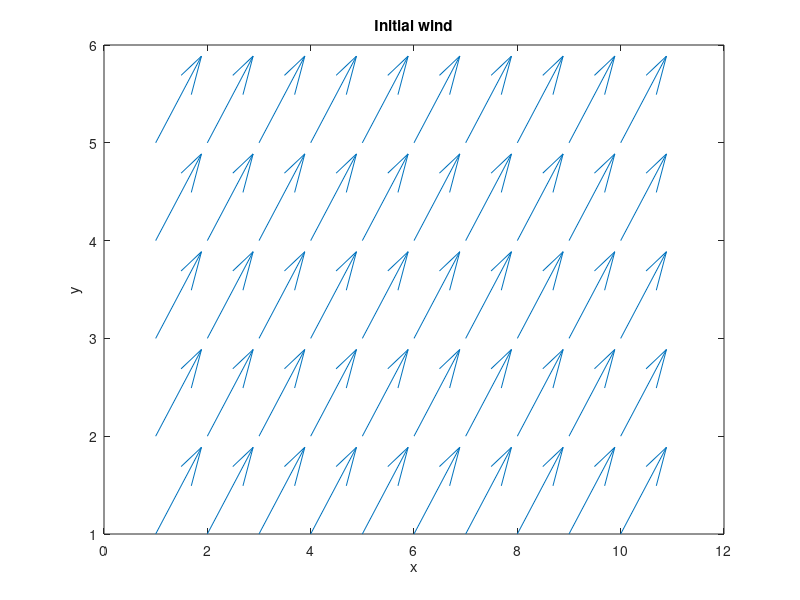
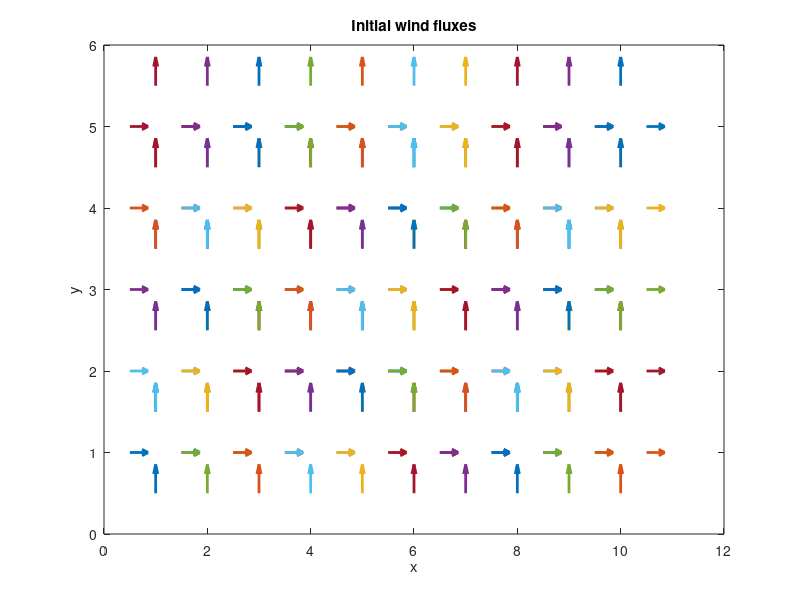

Source code (MATLAB) for these figures, in order: (Note: this script raises an error after producing the figures.)
% dimension
n = [10,5];
fprintf('linear array of %ix%i cells\n',n(1),n(2))
% grid (regular for the moment)
[x,y] = meshgrid(1:n(1),1:n(2));
xx = x'; yy = y';

% # x continuity constraints
nt1 = (n(1)-1)*n(2);
% # y continuity constraints
nt2 = n(1)*(n(2)-1);
% # ground flux conditions
nt3 = n(1);
c_constraints = nt1+nt2+nt3;

% # fluxes per element
factor = 4;
% initialize matrices
B=sparse(factor*prod(n));
D=sparse(prod(n),factor*prod(n));
A=sparse(factor*prod(n));
E=sparse(size(n,2)*prod(n),factor*prod(n));
t1 = sparse(nt1,factor*prod(n));
t2 = sparse(nt2,factor*prod(n));
t3 = sparse(nt3,factor*prod(n));
v0f = zeros(factor*prod(n),1);
% make them full if small
if prod(n)<200, B=full(B);D=full(D);E=full(E);A=full(A);t1=full(t1);t2=full(t2);t3=full(t3); end
% create block matrices
for i=1:prod(n)
    s=(i-1)*factor+1:i*factor; % span of local dofs
    t=(i-1)*size(n,2)+1:i*size(n,2);
    A(s,s)=diag([1,1,2,2]);
    B(s,s)=[-1,0,0,0;0,1,0,0;0,0,-1,0;0,0,0,1];
    D(i,s)=[1,1,1,1];
    E(t,s)=[-.5,.5,0,0;0,0,-.5,.5];
    v0f(s)=[-1,1,-1,1]; % initial wind flux
    % continuity conditions
    [xi,yi]=ind2sub(n,i);    
    if xi > 1
        t1((xi-1)+(yi-1)*(n(1)-1),s(1)) = 1;
    end
    if xi < n(1)
        t1(xi+(yi-1)*(n(1)-1),s(2)) = 1;
    end
    if yi > 1
        t2((yi-1)+(xi-1)*(n(2)-1),s(3)) = 1;
    end
    if yi < n(2)
        t2(yi+(xi-1)*(n(2)-1),s(4)) = 1;
    end
    if yi==1
        t3(xi,s(3)) = 1;
    end
end
C = [t1;t2;t3];
% check that they are the same number computed before
if size(C,1) ~= c_constraints
    error('number of constraints different than indices computed!') 
end
% initial wind flow at the middle of the cells
u0=E*v0f;
% plot initial wind
figure, quiver(xx(:),yy(:),u0(1:2:end),u0(2:2:end)), xlabel('x'), ylabel('y'), title('Initial wind')
% plot initial fluxes
vv0f = B*v0f;
figure, for i=1:prod(n), s=(i-1)*factor+1:i*factor; [xi,yi]=ind2sub(n,i); quiver([xi-.5,xi+.5,xi,xi],[yi,yi,yi-.5,yi+.5],[vv0f(s(1:2))',0,0],[0,0,vv0f(s(3:4))'],.5,'LineWidth',2), hold on, end, xlabel('x'), ylabel('y'), title('Initial wind fluxes')
% need initial Cartesian wind instead of flux
v0=B*v0f; 
% solve mass-consistent using saddle problem
saddle_sparse
% show matrix M if it is small
if prod(n)<10,M,end
% transform fluxes into cartesian winds at the centers
u=E*v;
% plot resulting wind
figure, quiver(xx(:),yy(:),u(1:2:end),u(2:2:end)), xlabel('x'), ylabel('y'), title('Mass-consistent solution')
vv = B*v;
% plot resulting fluxes
figure, for i=1:prod(n), s=(i-1)*factor+1:i*factor; [xi,yi]=ind2sub(n,i); quiver([xi-.5,xi+.5,xi,xi],[yi,yi,yi-.5,yi+.5],[vv(s(1:2))',0,0],[0,0,vv(s(3:4))'],.5,'LineWidth',2), hold on, end, xlabel('x'), ylabel('y'), title('Mass-consistent solution fluxes')
% plot lagrange multiplier p
figure, mesh(xx,yy,reshape(p,n)), xlabel('x'), ylabel('y'), title('Lagrange multiplier p')
% plot lagrange multiplier q
qq = Ct*q;
qqm = (qq(1:4:end-1)+qq(2:4:end)+qq(3:4:end)+qq(4:4:end))/4;
figure, mesh(xx,yy,reshape(qqm,n)), xlabel('x'), ylabel('y'), title('Lagrange multiplier q')
%figure, for i=1:prod(n), s=(i-1)*factor+1:i*factor; [xi,yi]=ind2sub(n,i); mesh([xi-.5,xi+.5;xi,xi],[yi,yi;yi-.5,yi+.5],[qq(s(1:2))';qq(s(3:4))']), hold on, end, xlabel('x'), ylabel('y'), title('Lagrange multiplier q')
